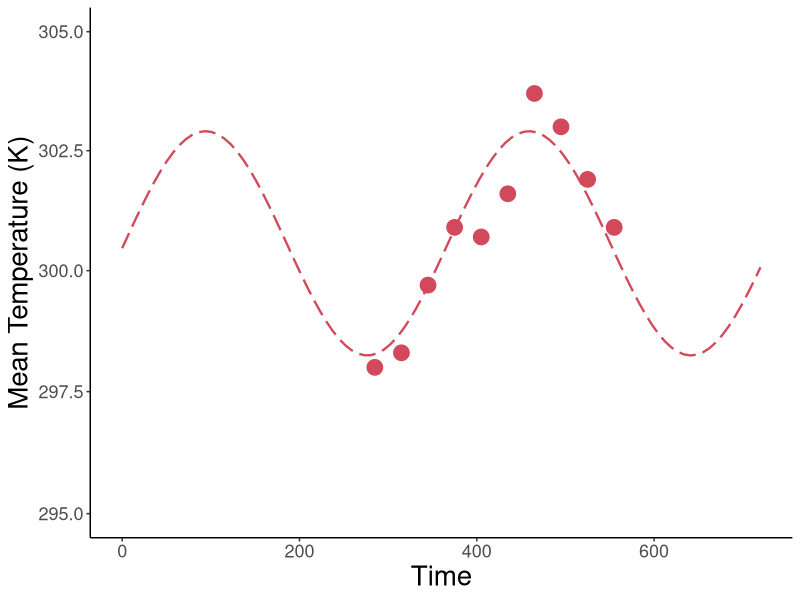

Reproduce this figure in R.
#############################################################################
#### This R script fits sinusoidal functions to habitat temperature data ####
#############################################################################


# Load packages and set working directory
library(tidyr)
library(ggplot2)
library(dplyr)
library(tidyverse)
setwd(dirname(rstudioapi::getActiveDocumentContext()$path))

# Read data
read.data <- read_csv("Habitat temperatures.csv")
temp.data <- as.data.frame(read.data)

# Select an insect by removing # in front of name and placing # in front of other species
#sp.data <- subset(temp.data, Species == "Clavigralla shadabi")
#sp.data <- subset(temp.data, Species == "Clavigralla tomentosicollis Benin")
sp.data <- subset(temp.data, Species == "Clavigralla tomentosicollis Nigeria A")

# Remove columns that do not contain temperature data
sp.data <- sp.data[-1:-7]
rownames(sp.data) <- c("T_K")

# Make data table with time and mean monthly temperature
data <- matrix(nrow = length(sp.data), ncol = 1)
for(i in 1:length(data)) {data[i] <- 30*(i-1)+15} # mid-point of month
colnames(data) <- c("day")
data <- cbind(data, t(sp.data)) # mean monthly temperature data

# Remove blank cells
data <- data[rowSums(is.na(data)) == 0,]
data <- as.data.frame(data)

# Fit sinusoidal function to habitat temperature data
fit <- nls(T_K ~ meanT + amplT*sin(2*pi*(day + shiftT)/365), data = data,
           start = list(meanT = 293, amplT = 2, shiftT = 30))
summary(fit)

# Plot model data
ggplot(data, aes(x=day, y=T_K, ymin=295, ymax=305)) + 
  geom_point(size=5, color="#d1495b") +
  geom_function(fun = function(t) coef(fit)[1] + coef(fit)[2]*sin((2*pi*t + coef(fit)[3])/365),
                size=0.8, linetype="longdash", color="#d1495b") +
  labs(x="Time", y="Mean Temperature (K)") +
  scale_x_continuous(limits=c(0, 720)) +
  scale_y_log10(limits=c(295, 305)) +
  theme(panel.grid.major = element_blank(), panel.grid.minor = element_blank(),
        panel.background = element_rect(fill="transparent"), plot.background = element_rect(fill="transparent"),
        axis.line = element_line(colour = "black"), legend.position = "none", 
        axis.text = element_text(size=13), axis.title = element_text(size=20))
